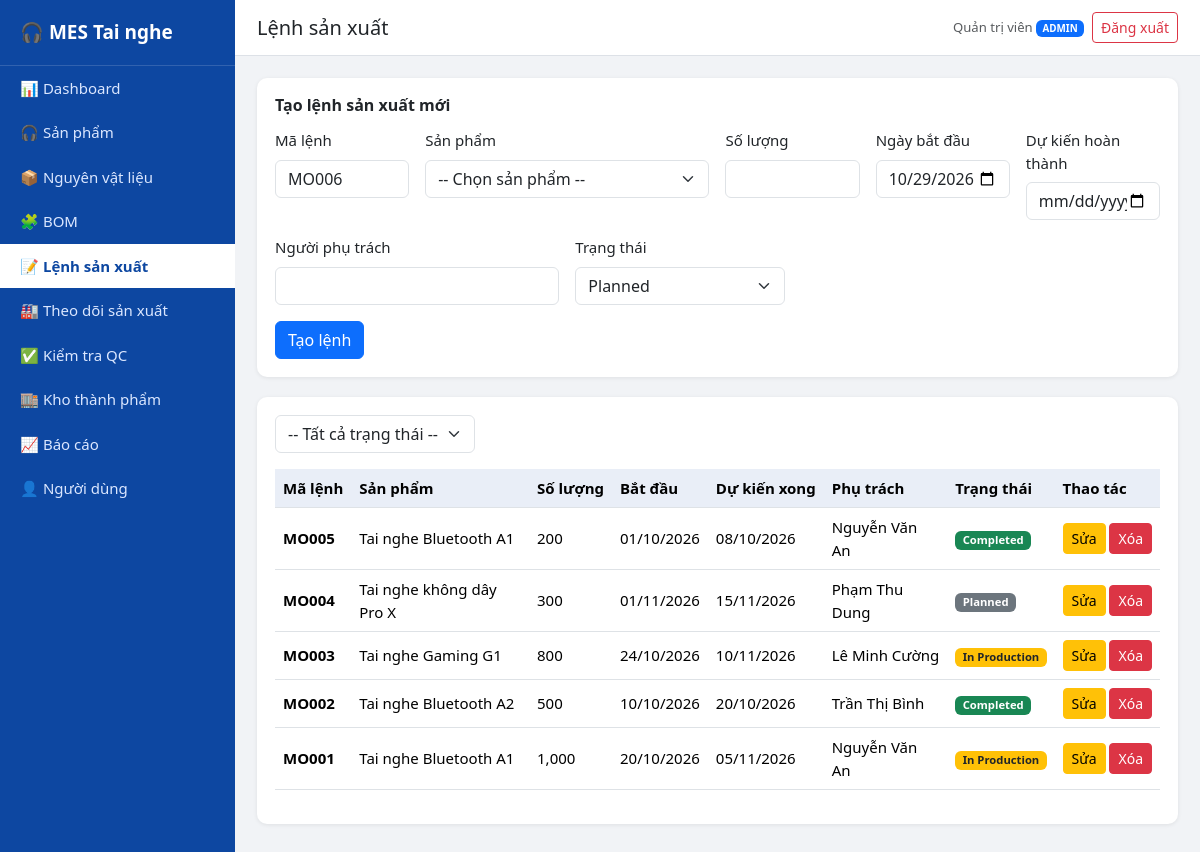
The app's page /production_orders.php (signed in) with its own data.
### tables this page shows
CREATE TABLE production_orders (
  id INT AUTO_INCREMENT PRIMARY KEY,
  order_code VARCHAR(20) NOT NULL UNIQUE,
  product_id INT NOT NULL,
  quantity INT NOT NULL,
  produced_qty INT NOT NULL DEFAULT 0,
  defect_qty INT NOT NULL DEFAULT 0,
  start_date DATE NOT NULL,
  expected_end_date DATE NOT NULL,
  manager VARCHAR(100) NOT NULL,
  status ENUM('Planned','In Production','Completed','Cancelled') NOT NULL DEFAULT 'Planned',
  FOREIGN KEY (product_id) REFERENCES products(id) ON DELETE RESTRICT
);

CREATE TABLE products (
  id INT AUTO_INCREMENT PRIMARY KEY,
  code VARCHAR(20) NOT NULL UNIQUE,
  name VARCHAR(100) NOT NULL,
  type VARCHAR(50) NOT NULL,
  color VARCHAR(30) NOT NULL,
  price DECIMAL(12,0) NOT NULL DEFAULT 0,
  status ENUM('Active','Inactive') NOT NULL DEFAULT 'Active'
);

### production_orders.php (the view, shortened to what this page needs)
<?php
require 'config/database.php';
require 'includes/auth.php';
$statuses = ['Planned', 'In Production', 'Completed', 'Cancelled'];
$sql = 'SELECT o.*, p.name AS product_name FROM production_orders o JOIN products p ON p.id = o.product_id';
$params = [];
$sql .= ' ORDER BY o.id DESC';
$stmt = $pdo->prepare($sql);
$stmt->execute($params);
$orders = $stmt->fetchAll();
$edit = null;
$next_code = 'MO' . str_pad($pdo->query('SELECT COALESCE(MAX(id),0)+1 FROM production_orders')->fetchColumn(), 3, '0', STR_PAD_LEFT);
include 'includes/header.php';
include 'includes/sidebar.php';
?>
<?php if (is_admin()): ?>
<div class="box">
    <h6><?= $edit ? 'Sửa lệnh sản xuất' : 'Tạo lệnh sản xuất mới' ?></h6>
    <form method="post" class="row g-3">
        <div class="col-md-2"><label class="form-label">Mã lệnh</label>
            <input name="order_code" class="form-control" required value="<?= e($edit['order_code'] ?? $next_code) ?>"></div>
        <div class="col-md-4"><label class="form-label">Sản phẩm</label>
            <select name="product_id" class="form-select" required>
                <option value="">-- Chọn sản phẩm --</option>
            </select></div>
        <div class="col-md-2"><label class="form-label">Số lượng</label>
            <input name="quantity" type="number" min="1" class="form-control" required value="<?= e($edit['quantity'] ?? '') ?>"></div>
        <div class="col-md-2"><label class="form-label">Ngày bắt đầu</label>
            <input name="start_date" type="date" class="form-control" required value="<?= e($edit['start_date'] ?? date('Y-m-d')) ?>"></div>
        <div class="col-md-2"><label class="form-label">Dự kiến hoàn thành</label>
            <input name="expected_end_date" type="date" class="form-control" required value="<?= e($edit['expected_end_date'] ?? '') ?>"></div>
        <div class="col-md-4"><label class="form-label">Người phụ trách</label>
            <input name="manager" class="form-control" required value="<?= e($edit['manager'] ?? '') ?>"></div>
        <div class="col-md-3"><label class="form-label">Trạng thái</label>
            <select name="status" class="form-select">
                <?php foreach ($statuses as $s): ?>
                    <option <?= ($edit['status'] ?? 'Planned') === $s ? 'selected' : '' ?>><?= $s ?></option>
                <?php endforeach; ?>
            </select></div>
        <div class="col-12">
            <button class="btn btn-primary"><?= $edit ? 'Cập nhật' : 'Tạo lệnh' ?></button>
        </div>
    </form>
</div>
<?php endif; ?>
<div class="box">
    <form method="get" class="d-flex gap-2 mb-3">
        <select name="status" class="form-select w-auto" onchange="this.form.submit()">
            <option value="">-- Tất cả trạng thái --</option>
        </select>
    </form>
    <div class="table-responsive">
    <table class="table table-hover align-middle">
        <thead><tr><th>Mã lệnh</th><th>Sản phẩm</th><th>Số lượng</th><th>Bắt đầu</th><th>Dự kiến xong</th><th>Phụ trách</th><th>Trạng thái</th><?php if (is_admin()): ?><th>Thao tác</th><?php endif; ?></tr></thead>
        <tbody>
        <?php foreach ($orders as $o): ?>
            <tr>
                <td><b><?= e($o['order_code']) ?></b></td>
                <td><?= e($o['product_name']) ?></td>
                <td><?= number_format($o['quantity']) ?></td>
                <td><?= fdate($o['start_date']) ?></td>
                <td><?= fdate($o['expected_end_date']) ?></td>
                <td><?= e($o['manager']) ?></td>
                <td><?= status_badge($o['status']) ?></td>
                <?php if (is_admin()): ?>
                <td class="text-nowrap">
                    <a href="production_orders.php?edit=<?= $o['id'] ?>" class="btn btn-sm btn-warning">Sửa</a>
                    <form method="post" class="d-inline form-delete">
                        <button class="btn btn-sm btn-danger">Xóa</button>
                    </form>
                </td>
                <?php endif; ?>
            </tr>
        <?php endforeach; ?>
        </tbody>
    </table>
    </div>
</div>
<?php include 'includes/footer.php'; ?>

### includes/auth.php (shortened to what this page needs)
<?php
function e($s) { return htmlspecialchars((string)$s, ENT_QUOTES, 'UTF-8'); }
function is_logged_in() { return isset($_SESSION['user']); }
function is_admin()     { return is_logged_in() && $_SESSION['user']['role'] === 'admin'; }
function status_badge($status) {
    $map = [
        'Planned'       => ['secondary', 'Planned'],
        'In Production' => ['warning text-dark', 'In Production'],
        'Completed'     => ['success', 'Completed'],
        'Cancelled'     => ['danger', 'Cancelled'],
    ];
    $b = $map[$status] ?? ['secondary', $status];
    return '<span class="badge bg-' . $b[0] . '">' . e($b[1]) . '</span>';
}
function fdate($d) { return $d ? date('d/m/Y', strtotime($d)) : ''; }

### css/style.css (style rules this page uses)
body { background: #f1f3f6; font-size: 15px; }
.box { background: #fff; border-radius: 10px; padding: 18px; box-shadow: 0 1px 4px rgba(0,0,0,.08); margin-bottom: 20px; }
.box h6 { font-weight: 600; margin-bottom: 14px; }
.table th { background: #e9eef7; white-space: nowrap; }

### records on screen
production_orders: order_code "MO005", product.name "Tai nghe Bluetooth A1", quantity "200", start_date "01/10/2026", expected_end_date "08/10/2026", manager "Nguyễn Văn An", status "Completed"
production_orders: order_code "MO004", product.name "Tai nghe không dây Pro X", quantity "300", start_date "01/11/2026", expected_end_date "15/11/2026", manager "Phạm Thu Dung", status "Planned"
production_orders: order_code "MO003", product.name "Tai nghe Gaming G1", quantity "800", start_date "24/10/2026", expected_end_date "10/11/2026", manager "Lê Minh Cường", status "In Production"
production_orders: order_code "MO002", product.name "Tai nghe Bluetooth A2", quantity "500", start_date "10/10/2026", expected_end_date "20/10/2026", manager "Trần Thị Bình", status "Completed"
production_orders: order_code "MO001", product.name "Tai nghe Bluetooth A1", quantity "1,000", start_date "20/10/2026", expected_end_date "05/11/2026", manager "Nguyễn Văn An", status "In Production"

### other values on screen
$item[1] "📊"
$item[0] "Dashboard"
$item[1] "🎧"
$item[0] "Sản phẩm"
$item[1] "📦"
$item[0] "Nguyên vật liệu"
$item[1] "🧩"
$item[0] "BOM"
$item[1] "📝"
$item[0] "Lệnh sản xuất"
$item[1] "🏭"
$item[0] "Theo dõi sản xuất"
$item[1] "✅"
$item[0] "Kiểm tra QC"
$item[1] "🏬"
